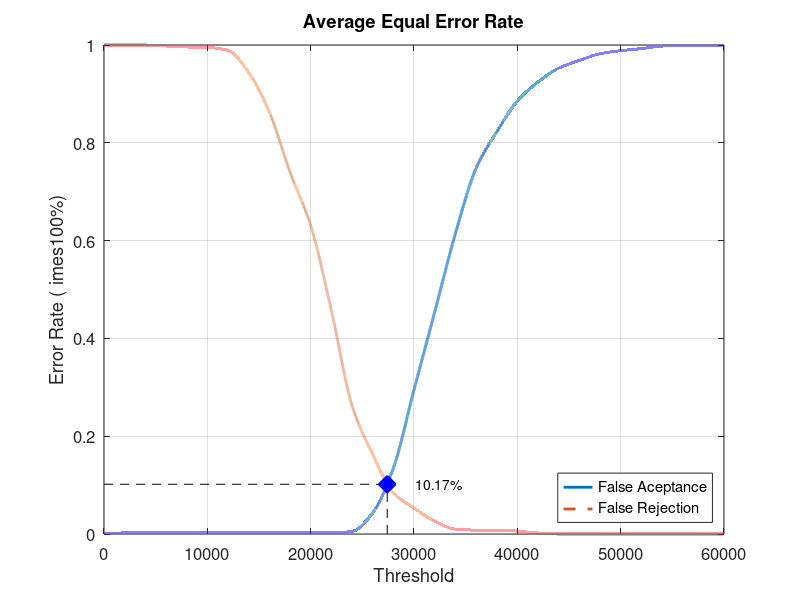
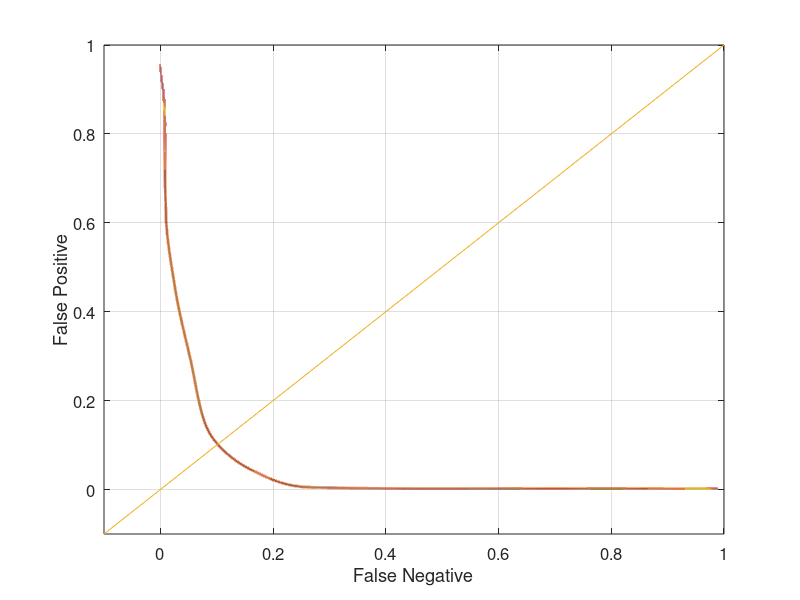

The MATLAB script that drew these images, in order:
close all;
clear;
clc;
x = 0:2000:60000;
xq = 0:0.5:60000;

y0 = [0 0.00210526 0.00210526 0.00210526 0.00210526 0.00210526 0.00210526 0.00210526 0.00210526 0.00210526 0.00210526 0.00210526 0.00526316 0.0431579 0.134737 0.294737 0.453684 0.613684 0.747368 0.822105 0.885263 0.924211 0.952632 0.968421 0.982105 0.988421 0.992632 0.997895 0.998947 0.998947 1]
yy0 = interp1(x, y0, xq, 'pchip');
y1 = [1 1 1 0.998 0.996 0.995 0.989 0.944 0.863 0.74 0.631 0.458 0.263 0.163 0.084 0.053 0.026 0.01 0.008 0.008 0.006 0.002 0 0 0 0 0 0 0 0 0]
yy1 = interp1(x, y1, xq, 'pchip');

% Calculating EER: 
y2 = abs(y0 - y1);
find(y2 == min(y2))
yy2 = abs(yy0 - yy1);
xEER = find(yy2 == min(yy2));
xEERIndex = xq(xEER) % X-axis EER
yEER = yy0(xEER) % Y-axis EER

main = figure
plot(xq, yy0,'-','LineWidth', 2);	hold on
plot(xq, yy1,'--','LineWidth', 2);	hold on
plot([xEERIndex xEERIndex], [0 yEER], 'k--');	hold on
plot([0 xEERIndex], [yEER yEER], 'k--');	hold on
plot(xEERIndex, yEER, 'bx', 'LineWidth', 10);	hold on
text(xEERIndex + 10 * xEERIndex / 100, yEER, [num2str(round((10000 * yEER)) / 100) '%'])
legend('False Aceptance', 'False Rejection', 'Location', 'SouthEast')
xlabel('Threshold')
ylabel('Error Rate (	imes100%)')
title('Average Equal Error Rate')
set(gca, 'FontSize', 12)
axis([0 60000 0 1])
grid on

print(main, 'Database3AverageMain', '-dpng');
FNRxFPR = figure('Color', [1 1 1]);
plot(yy1, yy0, '-', yy1, yy0, 'LineWidth', 2);
hold on
y = -0.1:0.1:1
plot(y, y); 
set(gca, 'FontSize', 12)
xlabel('False Negative')
ylabel('False Positive')
axis([-0.1 1 -0.1 1])
set(gca, 'FontSize', 12)
grid on

print(FNRxFPR, 'Database3AverageFNRxFPR','-dpng');
